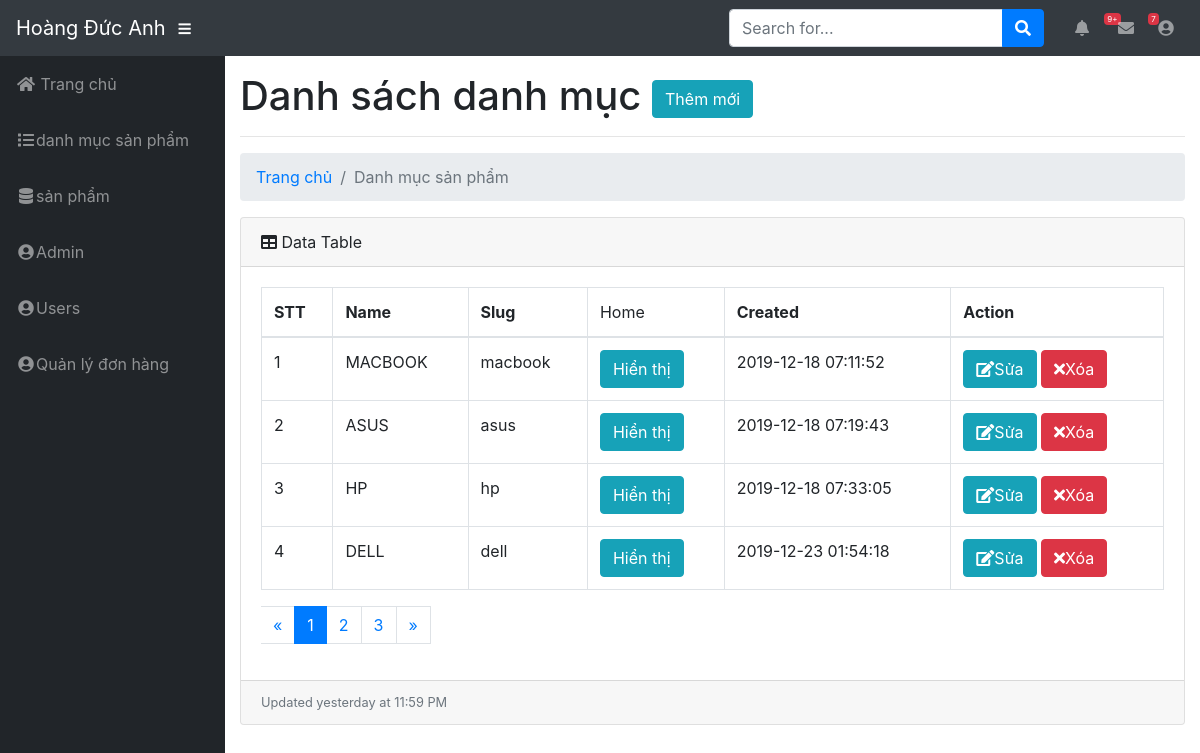
/Admin/modules/category/index.php (signed in), run on the app's committed database.
### tables this page shows
CREATE TABLE `category` (
  `id` int(11) NOT NULL AUTO_INCREMENT,
  `name` varchar(45) DEFAULT NULL,
  `slug` varchar(45) DEFAULT NULL,
  `images` varchar(45) DEFAULT NULL,
  `banner` varchar(45) DEFAULT NULL,
  `home` tinyint(50) DEFAULT '0',
  `status` tinyint(50) DEFAULT '1',
  `created_at` timestamp NULL DEFAULT CURRENT_TIMESTAMP,
  `updated_at` timestamp NULL DEFAULT CURRENT_TIMESTAMP ON UPDATE CURRENT_TIMESTAMP,
  PRIMARY KEY (`id`)
);

### Libraries/Database.php (called while the page is built, shortened)
<?php
    class Database
    {
        public $link;
        public function __construct()
        {
            $this->link = mysqli_connect("localhost","root","canh","php") or die ();
            mysqli_set_charset($this->link,"utf8");
        }
        public function countTable($table)
        {
            $sql = "SELECT id FROM  {$table}";
            $result = mysqli_query($this->link, $sql) or die("Lỗi Truy Vấn countTable----" .mysqli_error($this->link));
            $num = mysqli_num_rows($result);
            return $num;
        }
         public function fetchAll($table)
        {
            $sql = "SELECT * FROM {$table} WHERE 1" ;
            $result = mysqli_query($this->link,$sql) or die("Lỗi Truy Vấn fetchAll " .mysqli_error($this->link));
            $data = [];
            if( $result)
            {
                while ($num = mysqli_fetch_assoc($result))
                {
                    $data[] = $num;
                }
            }
            return $data;
        }
        public  function fetchJone($table,$sql ,$page = 0,$row ,$pagi = false )
        {
            $data = [];
            if ($pagi == true )
            {
                $total = $this->countTable($table);
                $sotrang = ceil($total / $row);
                $start = ($page - 1 ) * $row ;
                $sql .= " LIMIT $start,$row";
                $data = [ "page" => $sotrang];
                $result = mysqli_query($this->link,$sql) or die("Lỗi truy vấn fetchJone ---- " .mysqli_error($this->link));
            }
            else
            {
                $result = mysqli_query($this->link,$sql) or die("Lỗi truy vấn fetchJone ---- " .mysqli_error($this->link));
            }
            if( $result)
            {
                while ($num = mysqli_fetch_assoc($result))
                {
                    $data[] = $num;
                }
            }
            return $data;
        }
    }
?>

### Admin/Autoload/autoload.php (called while the page is built, shortened)
<?php
	require_once __DIR__. "/../../libraries/Database.php";
	$db = new Database;
?>

### Admin/modules/category/index.php (the view, shortened to what this page needs)
<?php
    require_once __DIR__. "/../../autoload/autoload.php";
    $category = $db->fetchAll("category");
    if(isset($_GET['page']))
    {
      $p = $_GET['page'];
    }
    else
    {
      $p =1;
    }
    $sql = "SELECT category.* from category";
    $category = $db->fetchJone('category',$sql,$p,4,true);
    if(isset($category['page']))
    {
      $sotrang = $category['page'];
      unset($category['page']);
    }
?>
<?php require_once __DIR__. "/../../layouts/header.php"; ?>
    <h1>
        Danh sách danh mục
        <a href ="add.php" class ="btn btn-info"> Thêm mới </a>
    </h1>
    <hr>
    <ol class="breadcrumb">
      <li class="breadcrumb-item">
        <a href="index.html">Trang chủ</a>
      </li>
      <li class="breadcrumb-item active">Danh mục sản phẩm</li>
    </ol>
    <div class= "row">
        <div class ="col-md-12">
        <div class="card mb-3">
          <div class="card-header">
            <i class="fas fa-table"></i>
            Data Table </div>
          <div class="card-body">
            <div class="table-responsive">
              <table class="table table-bordered" id="dataTable" width="100%" cellspacing="0">
                <thead>
                  <tr>
                    <th>STT</th>
                    <th>Name</th>
                    <th>Slug</th>
                    <td>Home</td>
                    <th>Created</th>
                    <th>Action</th>
                  </tr>
                </thead>
                <tbody>
                  <?php $stt = 1; foreach ($category as $item): ?>
                    <tr>
                      <td><?php echo $stt ?></td>
                      <td><?php echo $item['name'] ?></td>
                      <td><?php echo $item['slug'] ?></td>
                      <td>
                        <a href="home.php?id=<?php echo $item['id']?>" class =" btn btn-xs <?php echo $item['home'] == 1 ? 'btn-info' : 'btn-default'?>">
                          <?php echo $item['home'] == 1 ? "Hiển thị" : "Không"?>
                        </a>
                      </td>
                      <td><?php echo $item['created_at'] ?></td>
                      <td>
                        <a class = "btn btn-xs btn-info" href ="edit.php?id=<?php echo $item['id'] ?>"><i class ="fa fa-edit"></i>Sửa</a>
                        <a class = "btn btn-xs btn-danger" href ="delete.php?id=<?php echo $item['id'] ?>"><i class ="fa fa-times"></i>Xóa</a>
                      </td>
                    </tr>
                  <?php $stt++; endforeach ?>
                </tbody>
              </table>
              <nav aria-label="Page navigation" class ="clearfix">
                  <ul class="pagination">
                    <li>
                      <?php if (($_GET['page'] ?? 1) > 1) : ?>
                      <a class = "page-link" href= "?page=<?php echo $_GET['page'] - 1;?>" aria-label="Previous" class ="clearfix">
                        <span aria-hidden ="true">&laquo;</span>
                      </a>
                      <?php else: ?>
                        <span class = "page-link" aria-hidden ="true" >&laquo;</span>
                    <?php endif; ?>
                    </li>
                    <?php for($i =1; $i <= $sotrang; $i++) : ?>
                      <?php
                        if(isset($_GET['page']))
                        {
                          $p = $_GET['page'];
                        }
                        else
                        {
                          $p = 1;
                        }
                      ?>
                      <li class ="paginate_button page-item <?php echo ($i == $p) ? 'active' : '' ?>">
                        <a class ="page-link" href="?page=<?php echo $i;?>"><?php echo $i; ?></a>
                      </li>
                    <?php endfor;?>
                    <li>
                      <?php $count = $db->countTable('category') ?>
                      <?php if (($_GET['page'] ?? 1) <($count/2) ) : ?>
                        <a class = "page-link" href= "?page=<?php echo $_GET['page'] + 1;?>" aria-label="Previous" class ="clearfix">
                          <span aria-hidden ="true">&raquo;</span>
                        </a>
                      <?php else: ?>
                        <span class = "page-link" aria-hidden ="true" >&raquo;</span>
                    <?php endif; ?>
                    </li>
                  </ul>
              </nav>
            </div>
          </div>
          <div class="card-footer small text-muted">Updated yesterday at 11:59 PM</div>
        </div>
        </div>
    </div>
<?php require_once __DIR__. "/../../layouts/footer.php"; ?>

### data on the page
category: name "MACBOOK", slug "macbook", home "Hiển thị", created_at "2019-12-18 07:11:52"
category: name "ASUS", slug "asus", home "Hiển thị", created_at "2019-12-18 07:19:43"
category: name "HP", slug "hp", home "Hiển thị", created_at "2019-12-18 07:33:05"
category: name "DELL", slug "dell", home "Hiển thị", created_at "2019-12-23 01:54:18"

### other printed values
$_SESSION['admin_name'] "Hoàng Đức Anh"
